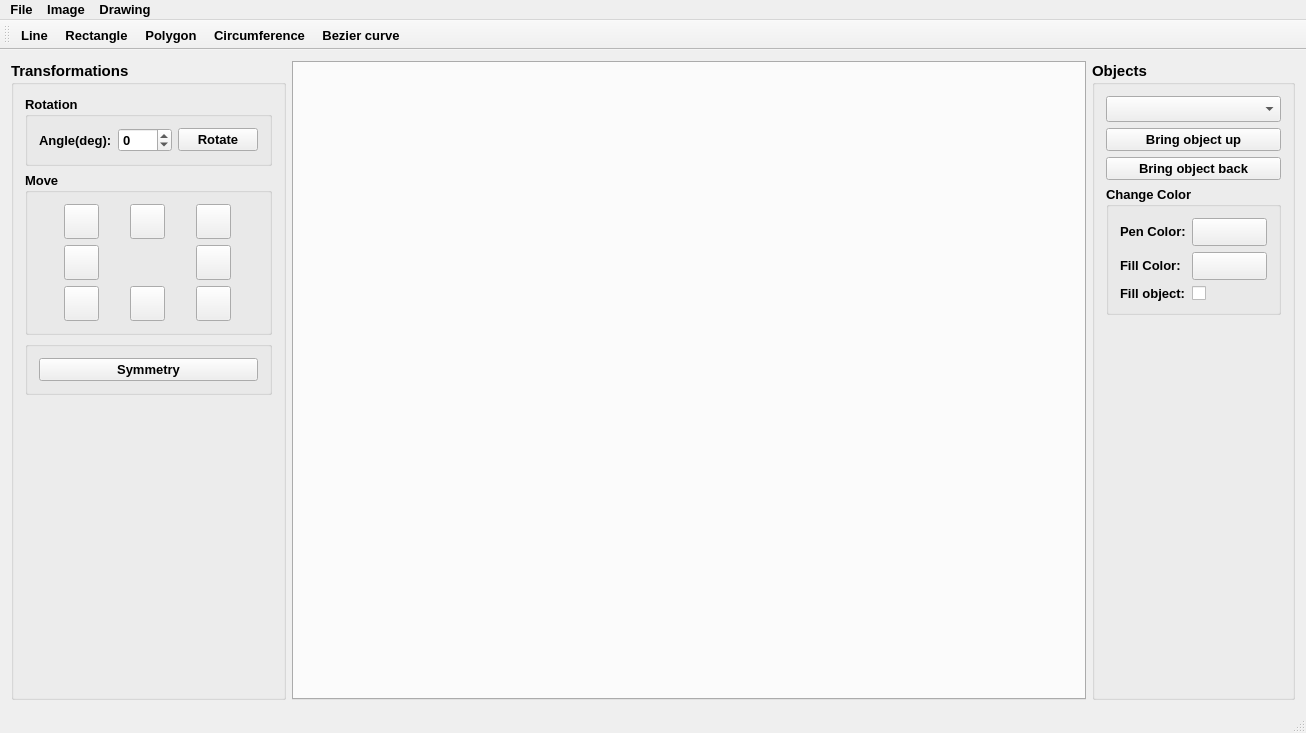
<?xml version="1.0" encoding="UTF-8"?>
<ui version="4.0">
 <class>ImageViewerClass</class>
 <widget class="QMainWindow" name="ImageViewerClass">
  <property name="geometry">
   <rect>
    <x>0</x>
    <y>0</y>
    <width>1306</width>
    <height>733</height>
   </rect>
  </property>
  <property name="font">
   <font>
    <family>Leelawadee UI</family>
    <pointsize>10</pointsize>
    <weight>75</weight>
    <bold>true</bold>
   </font>
  </property>
  <property name="windowTitle">
   <string>ImageViewer</string>
  </property>
  <widget class="QWidget" name="centralWidget">
   <layout class="QHBoxLayout" name="horizontalLayout">
    <item>
     <widget class="QGroupBox" name="groupBox_Transformations">
      <property name="font">
       <font>
        <family>Leelawadee UI</family>
        <pointsize>11</pointsize>
        <weight>75</weight>
        <bold>true</bold>
       </font>
      </property>
      <property name="title">
       <string>Transformations</string>
      </property>
      <layout class="QVBoxLayout" name="verticalLayout_2">
       <item>
        <widget class="QGroupBox" name="groupBox_Rotation">
         <property name="font">
          <font>
           <family>Leelawadee UI</family>
           <pointsize>10</pointsize>
           <weight>75</weight>
           <bold>true</bold>
          </font>
         </property>
         <property name="title">
          <string>Rotation</string>
         </property>
         <property name="flat">
          <bool>true</bool>
         </property>
         <layout class="QHBoxLayout" name="horizontalLayout_3">
          <item>
           <widget class="QLabel" name="label_Angle">
            <property name="text">
             <string>Angle(deg):</string>
            </property>
           </widget>
          </item>
          <item>
           <widget class="QSpinBox" name="spinBox_Angle">
            <property name="minimum">
             <number>-360</number>
            </property>
            <property name="maximum">
             <number>360</number>
            </property>
           </widget>
          </item>
          <item>
           <widget class="QPushButton" name="pushButton_Rotate">
            <property name="text">
             <string>Rotate</string>
            </property>
           </widget>
          </item>
         </layout>
        </widget>
       </item>
       <item>
        <widget class="QGroupBox" name="groupBox_MoveObject">
         <property name="font">
          <font>
           <family>Leelawadee UI</family>
           <pointsize>10</pointsize>
           <weight>75</weight>
           <bold>true</bold>
          </font>
         </property>
         <property name="title">
          <string>Move</string>
         </property>
         <property name="flat">
          <bool>true</bool>
         </property>
         <layout class="QGridLayout" name="gridLayout">
          <item row="2" column="0">
           <widget class="QPushButton" name="pushButton_MoveDownLeft">
            <property name="minimumSize">
             <size>
              <width>35</width>
              <height>35</height>
             </size>
            </property>
            <property name="maximumSize">
             <size>
              <width>35</width>
              <height>35</height>
             </size>
            </property>
            <property name="text">
             <string/>
            </property>
           </widget>
          </item>
          <item row="2" column="1">
           <widget class="QPushButton" name="pushButton_MoveDown">
            <property name="minimumSize">
             <size>
              <width>35</width>
              <height>35</height>
             </size>
            </property>
            <property name="maximumSize">
             <size>
              <width>35</width>
              <height>35</height>
             </size>
            </property>
            <property name="text">
             <string/>
            </property>
            <property name="icon">
             <iconset resource="ImageViewer.qrc">
              <normaloff>:/ImageViewer/icons/arrowDown.png</normaloff>:/ImageViewer/icons/arrowDown.png</iconset>
            </property>
            <property name="shortcut">
             <string>Down</string>
            </property>
           </widget>
          </item>
          <item row="0" column="0">
           <widget class="QPushButton" name="pushButton_MoveUpLeft">
            <property name="minimumSize">
             <size>
              <width>35</width>
              <height>35</height>
             </size>
            </property>
            <property name="maximumSize">
             <size>
              <width>35</width>
              <height>35</height>
             </size>
            </property>
            <property name="text">
             <string/>
            </property>
           </widget>
          </item>
          <item row="1" column="0">
           <widget class="QPushButton" name="pushButton_MoveLeft">
            <property name="minimumSize">
             <size>
              <width>35</width>
              <height>35</height>
             </size>
            </property>
            <property name="maximumSize">
             <size>
              <width>35</width>
              <height>35</height>
             </size>
            </property>
            <property name="text">
             <string/>
            </property>
            <property name="icon">
             <iconset resource="ImageViewer.qrc">
              <normaloff>:/ImageViewer/icons/arrowLeft.png</normaloff>:/ImageViewer/icons/arrowLeft.png</iconset>
            </property>
            <property name="shortcut">
             <string>Left</string>
            </property>
           </widget>
          </item>
          <item row="0" column="1">
           <widget class="QPushButton" name="pushButton_MoveUp">
            <property name="minimumSize">
             <size>
              <width>35</width>
              <height>35</height>
             </size>
            </property>
            <property name="maximumSize">
             <size>
              <width>35</width>
              <height>35</height>
             </size>
            </property>
            <property name="text">
             <string/>
            </property>
            <property name="icon">
             <iconset>
              <normaloff>icons/arrowUp.png</normaloff>icons/arrowUp.png</iconset>
            </property>
            <property name="shortcut">
             <string>Up</string>
            </property>
           </widget>
          </item>
          <item row="0" column="2">
           <widget class="QPushButton" name="pushButton_MoveUpRight">
            <property name="minimumSize">
             <size>
              <width>35</width>
              <height>35</height>
             </size>
            </property>
            <property name="maximumSize">
             <size>
              <width>35</width>
              <height>35</height>
             </size>
            </property>
            <property name="text">
             <string/>
            </property>
           </widget>
          </item>
          <item row="1" column="2">
           <widget class="QPushButton" name="pushButton_MoveRight">
            <property name="minimumSize">
             <size>
              <width>35</width>
              <height>35</height>
             </size>
            </property>
            <property name="maximumSize">
             <size>
              <width>35</width>
              <height>35</height>
             </size>
            </property>
            <property name="text">
             <string/>
            </property>
            <property name="icon">
             <iconset resource="ImageViewer.qrc">
              <normaloff>:/ImageViewer/icons/arrowRight.png</normaloff>:/ImageViewer/icons/arrowRight.png</iconset>
            </property>
            <property name="shortcut">
             <string>Right</string>
            </property>
           </widget>
          </item>
          <item row="2" column="2">
           <widget class="QPushButton" name="pushButton_MoveDownRight">
            <property name="minimumSize">
             <size>
              <width>35</width>
              <height>35</height>
             </size>
            </property>
            <property name="maximumSize">
             <size>
              <width>35</width>
              <height>35</height>
             </size>
            </property>
            <property name="text">
             <string/>
            </property>
           </widget>
          </item>
         </layout>
        </widget>
       </item>
       <item>
        <widget class="QGroupBox" name="groupBox_Symmetry">
         <property name="title">
          <string/>
         </property>
         <property name="flat">
          <bool>true</bool>
         </property>
         <layout class="QVBoxLayout" name="verticalLayout_3">
          <item>
           <widget class="QPushButton" name="pushButton_Symmetry">
            <property name="font">
             <font>
              <family>Leelawadee UI</family>
              <pointsize>10</pointsize>
              <weight>75</weight>
              <bold>true</bold>
             </font>
            </property>
            <property name="text">
             <string>Symmetry</string>
            </property>
           </widget>
          </item>
         </layout>
        </widget>
       </item>
       <item>
        <spacer name="verticalSpacer">
         <property name="orientation">
          <enum>Qt::Vertical</enum>
         </property>
         <property name="sizeHint" stdset="0">
          <size>
           <width>20</width>
           <height>40</height>
          </size>
         </property>
        </spacer>
       </item>
      </layout>
     </widget>
    </item>
    <item>
     <widget class="QTabWidget" name="tabWidget">
      <property name="documentMode">
       <bool>false</bool>
      </property>
      <property name="tabsClosable">
       <bool>true</bool>
      </property>
      <property name="movable">
       <bool>true</bool>
      </property>
     </widget>
    </item>
    <item>
     <widget class="QGroupBox" name="groupBox_Objects">
      <property name="font">
       <font>
        <family>Leelawadee UI</family>
        <pointsize>11</pointsize>
        <weight>75</weight>
        <bold>true</bold>
       </font>
      </property>
      <property name="title">
       <string>Objects</string>
      </property>
      <layout class="QVBoxLayout" name="verticalLayout_6">
       <item>
        <widget class="QComboBox" name="comboBox_SelectObject">
         <property name="insertPolicy">
          <enum>QComboBox::InsertAtBottom</enum>
         </property>
        </widget>
       </item>
       <item>
        <widget class="QPushButton" name="pushButton_BringObjectUp">
         <property name="font">
          <font>
           <family>Leelawadee UI</family>
           <pointsize>10</pointsize>
           <weight>75</weight>
           <bold>true</bold>
          </font>
         </property>
         <property name="text">
          <string>Bring object up</string>
         </property>
        </widget>
       </item>
       <item>
        <widget class="QPushButton" name="pushButton_BringObjectDown">
         <property name="font">
          <font>
           <family>Leelawadee UI</family>
           <pointsize>10</pointsize>
           <weight>75</weight>
           <bold>true</bold>
          </font>
         </property>
         <property name="text">
          <string>Bring object back</string>
         </property>
        </widget>
       </item>
       <item>
        <widget class="QGroupBox" name="groupBox_ChangeColor">
         <property name="font">
          <font>
           <family>Leelawadee UI</family>
           <pointsize>10</pointsize>
           <weight>75</weight>
           <bold>true</bold>
          </font>
         </property>
         <property name="title">
          <string>Change Color</string>
         </property>
         <property name="flat">
          <bool>false</bool>
         </property>
         <layout class="QFormLayout" name="formLayout_2">
          <item row="0" column="0">
           <widget class="QLabel" name="label_PenColor">
            <property name="font">
             <font>
              <family>Leelawadee UI</family>
              <pointsize>10</pointsize>
              <weight>75</weight>
              <bold>true</bold>
             </font>
            </property>
            <property name="text">
             <string>Pen Color:</string>
            </property>
           </widget>
          </item>
          <item row="0" column="1">
           <widget class="QPushButton" name="pushButton_PenColorDialog">
            <property name="minimumSize">
             <size>
              <width>75</width>
              <height>28</height>
             </size>
            </property>
            <property name="maximumSize">
             <size>
              <width>16777215</width>
              <height>16777215</height>
             </size>
            </property>
            <property name="text">
             <string/>
            </property>
            <property name="checkable">
             <bool>false</bool>
            </property>
            <property name="checked">
             <bool>false</bool>
            </property>
            <property name="autoDefault">
             <bool>false</bool>
            </property>
            <property name="default">
             <bool>false</bool>
            </property>
            <property name="flat">
             <bool>false</bool>
            </property>
           </widget>
          </item>
          <item row="1" column="0">
           <widget class="QLabel" name="label_FillColor">
            <property name="font">
             <font>
              <family>Leelawadee UI</family>
              <pointsize>10</pointsize>
              <weight>75</weight>
              <bold>true</bold>
             </font>
            </property>
            <property name="text">
             <string>Fill Color:</string>
            </property>
           </widget>
          </item>
          <item row="1" column="1">
           <widget class="QPushButton" name="pushButton_FillColorDialog">
            <property name="minimumSize">
             <size>
              <width>75</width>
              <height>28</height>
             </size>
            </property>
            <property name="maximumSize">
             <size>
              <width>16777215</width>
              <height>16777215</height>
             </size>
            </property>
            <property name="text">
             <string/>
            </property>
           </widget>
          </item>
          <item row="2" column="0">
           <widget class="QLabel" name="label_FillObject">
            <property name="text">
             <string>Fill object:</string>
            </property>
           </widget>
          </item>
          <item row="2" column="1">
           <widget class="QCheckBox" name="checkBox_FillObject">
            <property name="layoutDirection">
             <enum>Qt::LeftToRight</enum>
            </property>
            <property name="text">
             <string/>
            </property>
           </widget>
          </item>
         </layout>
        </widget>
       </item>
       <item>
        <spacer name="verticalSpacer_2">
         <property name="orientation">
          <enum>Qt::Vertical</enum>
         </property>
         <property name="sizeHint" stdset="0">
          <size>
           <width>20</width>
           <height>40</height>
          </size>
         </property>
        </spacer>
       </item>
      </layout>
     </widget>
    </item>
   </layout>
  </widget>
  <widget class="QMenuBar" name="menuBar">
   <property name="geometry">
    <rect>
     <x>0</x>
     <y>0</y>
     <width>1306</width>
     <height>23</height>
    </rect>
   </property>
   <widget class="QMenu" name="menuFile">
    <property name="font">
     <font>
      <family>Leelawadee UI</family>
     </font>
    </property>
    <property name="title">
     <string>File</string>
    </property>
    <addaction name="actionNew"/>
    <addaction name="actionOpen"/>
    <addaction name="actionSave_as"/>
   </widget>
   <widget class="QMenu" name="menuImage">
    <property name="font">
     <font>
      <family>Leelawadee UI</family>
     </font>
    </property>
    <property name="title">
     <string>Image</string>
    </property>
    <addaction name="actionRename"/>
    <addaction name="actionClear"/>
    <addaction name="actionSet_background_color"/>
   </widget>
   <widget class="QMenu" name="menuDrawing">
    <property name="font">
     <font>
      <family>Leelawadee UI</family>
     </font>
    </property>
    <property name="title">
     <string>Drawing</string>
    </property>
    <addaction name="actionLine"/>
    <addaction name="actionRectangle"/>
    <addaction name="actionPolygon"/>
    <addaction name="actionCircumference"/>
    <addaction name="actionBezier_curve"/>
    <addaction name="separator"/>
    <addaction name="actionSet_Global_Pen_Color"/>
    <addaction name="actionSet_Global_Fill_Color"/>
    <addaction name="separator"/>
    <addaction name="actionExport"/>
    <addaction name="actionImport"/>
   </widget>
   <addaction name="menuFile"/>
   <addaction name="menuImage"/>
   <addaction name="menuDrawing"/>
  </widget>
  <widget class="QToolBar" name="mainToolBar">
   <attribute name="toolBarArea">
    <enum>TopToolBarArea</enum>
   </attribute>
   <attribute name="toolBarBreak">
    <bool>false</bool>
   </attribute>
   <addaction name="actionLine"/>
   <addaction name="actionRectangle"/>
   <addaction name="actionPolygon"/>
   <addaction name="actionCircumference"/>
   <addaction name="actionBezier_curve"/>
  </widget>
  <widget class="QStatusBar" name="statusBar"/>
  <action name="actionNew">
   <property name="text">
    <string>New</string>
   </property>
   <property name="font">
    <font>
     <family>Leelawadee UI</family>
    </font>
   </property>
  </action>
  <action name="actionOpen">
   <property name="text">
    <string>Open</string>
   </property>
   <property name="font">
    <font>
     <family>Leelawadee UI</family>
    </font>
   </property>
  </action>
  <action name="actionSave_as">
   <property name="text">
    <string>Save as</string>
   </property>
   <property name="font">
    <font>
     <family>Leelawadee UI</family>
    </font>
   </property>
  </action>
  <action name="actionRename">
   <property name="text">
    <string>Rename</string>
   </property>
   <property name="font">
    <font>
     <family>Leelawadee UI</family>
    </font>
   </property>
  </action>
  <action name="actionClear">
   <property name="text">
    <string>Clear</string>
   </property>
   <property name="font">
    <font>
     <family>Leelawadee UI</family>
    </font>
   </property>
  </action>
  <action name="actionSet_background_color">
   <property name="text">
    <string>Set background color</string>
   </property>
   <property name="font">
    <font>
     <family>Leelawadee UI</family>
    </font>
   </property>
  </action>
  <action name="actionLine">
   <property name="icon">
    <iconset resource="ImageViewer.qrc">
     <normaloff>:/ImageViewer/icons/line2.png</normaloff>:/ImageViewer/icons/line2.png</iconset>
   </property>
   <property name="text">
    <string>Line</string>
   </property>
   <property name="font">
    <font>
     <family>Leelawadee UI</family>
    </font>
   </property>
   <property name="shortcut">
    <string>L</string>
   </property>
  </action>
  <action name="actionPolygon">
   <property name="icon">
    <iconset resource="ImageViewer.qrc">
     <normaloff>:/ImageViewer/icons/polygon2.png</normaloff>:/ImageViewer/icons/polygon2.png</iconset>
   </property>
   <property name="text">
    <string>Polygon</string>
   </property>
   <property name="font">
    <font>
     <family>Leelawadee UI</family>
    </font>
   </property>
   <property name="shortcut">
    <string>P</string>
   </property>
  </action>
  <action name="actionCircumference">
   <property name="icon">
    <iconset resource="ImageViewer.qrc">
     <normaloff>:/ImageViewer/icons/circle.png</normaloff>:/ImageViewer/icons/circle.png</iconset>
   </property>
   <property name="text">
    <string>Circumference</string>
   </property>
   <property name="font">
    <font>
     <family>Leelawadee UI</family>
    </font>
   </property>
   <property name="shortcut">
    <string>C</string>
   </property>
  </action>
  <action name="actionBezier_curve">
   <property name="icon">
    <iconset resource="ImageViewer.qrc">
     <normaloff>:/ImageViewer/icons/bezierCurve.png</normaloff>:/ImageViewer/icons/bezierCurve.png</iconset>
   </property>
   <property name="text">
    <string>Bezier curve</string>
   </property>
   <property name="font">
    <font>
     <family>Leelawadee UI</family>
    </font>
   </property>
   <property name="shortcut">
    <string>B</string>
   </property>
  </action>
  <action name="actionRectangle">
   <property name="icon">
    <iconset resource="ImageViewer.qrc">
     <normaloff>:/ImageViewer/icons/rectangle.png</normaloff>:/ImageViewer/icons/rectangle.png</iconset>
   </property>
   <property name="text">
    <string>Rectangle</string>
   </property>
   <property name="font">
    <font>
     <family>Leelawadee UI</family>
    </font>
   </property>
   <property name="shortcut">
    <string>R</string>
   </property>
  </action>
  <action name="actionSet_Global_Pen_Color">
   <property name="text">
    <string>Set Global Pen Color</string>
   </property>
   <property name="font">
    <font>
     <family>Leelawadee UI</family>
    </font>
   </property>
  </action>
  <action name="actionSet_Global_Fill_Color">
   <property name="text">
    <string>Set Global Fill Color</string>
   </property>
   <property name="font">
    <font>
     <family>Leelawadee UI</family>
    </font>
   </property>
  </action>
  <action name="actionExport">
   <property name="text">
    <string>Export</string>
   </property>
  </action>
  <action name="actionImport">
   <property name="text">
    <string>Import</string>
   </property>
  </action>
 </widget>
 <layoutdefault spacing="6" margin="11"/>
 <resources>
  <include location="ImageViewer.qrc"/>
 </resources>
 <connections/>
</ui>
